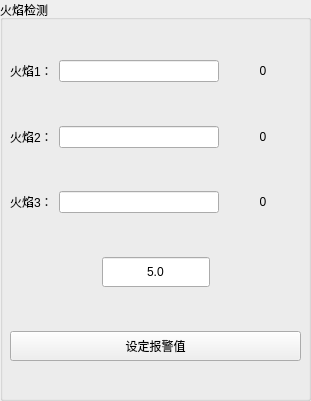
     <widget class="QGroupBox" name="groupBox_22">
      <property name="geometry">
       <rect>
        <x>550</x>
        <y>10</y>
        <width>311</width>
        <height>401</height>
       </rect>
      </property>
      <property name="title">
       <string>火焰检测</string>
      </property>
      <widget class="QWidget" name="layoutWidget_25">
       <property name="geometry">
        <rect>
         <x>10</x>
         <y>30</y>
         <width>291</width>
         <height>361</height>
        </rect>
       </property>
       <layout class="QVBoxLayout" name="verticalLayout_46">
        <item>
         <spacer name="verticalSpacer_24">
          <property name="orientation">
           <enum>Qt::Vertical</enum>
          </property>
          <property name="sizeHint" stdset="0">
           <size>
            <width>20</width>
            <height>40</height>
           </size>
          </property>
         </spacer>
        </item>
        <item>
         <layout class="QVBoxLayout" name="verticalLayout_47">
          <item>
           <layout class="QHBoxLayout" name="horizontalLayout_78">
            <item>
             <widget class="QLabel" name="label_59">
              <property name="sizePolicy">
               <sizepolicy hsizetype="Minimum" vsizetype="Expanding">
                <horstretch>0</horstretch>
                <verstretch>0</verstretch>
               </sizepolicy>
              </property>
              <property name="text">
               <string>火焰1：</string>
              </property>
              <property name="alignment">
               <set>Qt::AlignLeading|Qt::AlignLeft|Qt::AlignVCenter</set>
              </property>
             </widget>
            </item>
            <item>
             <layout class="QHBoxLayout" name="horizontalLayout_42">
              <item>
               <widget class="QProgressBar" name="progressBar_device2_fire1">
                <property name="sizePolicy">
                 <sizepolicy hsizetype="Minimum" vsizetype="Minimum">
                  <horstretch>0</horstretch>
                  <verstretch>0</verstretch>
                 </sizepolicy>
                </property>
                <property name="minimumSize">
                 <size>
                  <width>160</width>
                  <height>0</height>
                 </size>
                </property>
                <property name="styleSheet">
                 <string notr="true">QProgressBar::chunk{background:green}</string>
                </property>
                <property name="value">
                 <number>0</number>
                </property>
                <property name="textVisible">
                 <bool>false</bool>
                </property>
                <property name="textDirection">
                 <enum>QProgressBar::TopToBottom</enum>
                </property>
                <property name="format">
                 <string>%p%</string>
                </property>
               </widget>
              </item>
              <item>
               <widget class="QLabel" name="label_device2_fire1">
                <property name="sizePolicy">
                 <sizepolicy hsizetype="Expanding" vsizetype="Minimum">
                  <horstretch>0</horstretch>
                  <verstretch>0</verstretch>
                 </sizepolicy>
                </property>
                <property name="minimumSize">
                 <size>
                  <width>10</width>
                  <height>0</height>
                 </size>
                </property>
                <property name="text">
                 <string>0</string>
                </property>
                <property name="alignment">
                 <set>Qt::AlignCenter</set>
                </property>
               </widget>
              </item>
             </layout>
            </item>
           </layout>
          </item>
          <item>
           <spacer name="verticalSpacer_25">
            <property name="orientation">
             <enum>Qt::Vertical</enum>
            </property>
            <property name="sizeHint" stdset="0">
             <size>
              <width>20</width>
              <height>40</height>
             </size>
            </property>
           </spacer>
          </item>
          <item>
           <layout class="QHBoxLayout" name="horizontalLayout_79">
            <item>
             <widget class="QLabel" name="label_60">
              <property name="sizePolicy">
               <sizepolicy hsizetype="Minimum" vsizetype="Expanding">
                <horstretch>0</horstretch>
                <verstretch>0</verstretch>
               </sizepolicy>
              </property>
              <property name="text">
               <string>火焰2：</string>
              </property>
              <property name="alignment">
               <set>Qt::AlignLeading|Qt::AlignLeft|Qt::AlignVCenter</set>
              </property>
             </widget>
            </item>
            <item>
             <layout class="QHBoxLayout" name="horizontalLayout_43">
              <item>
               <widget class="QProgressBar" name="progressBar_device2_fire2">
                <property name="sizePolicy">
                 <sizepolicy hsizetype="Minimum" vsizetype="Minimum">
                  <horstretch>0</horstretch>
                  <verstretch>0</verstretch>
                 </sizepolicy>
                </property>
                <property name="minimumSize">
                 <size>
                  <width>160</width>
                  <height>0</height>
                 </size>
                </property>
                <property name="styleSheet">
                 <string notr="true">QProgressBar::chunk{background:green}</string>
                </property>
                <property name="value">
                 <number>0</number>
                </property>
                <property name="textVisible">
                 <bool>false</bool>
                </property>
                <property name="textDirection">
                 <enum>QProgressBar::TopToBottom</enum>
                </property>
                <property name="format">
                 <string>%p%</string>
                </property>
               </widget>
              </item>
              <item>
               <widget class="QLabel" name="label_device2_fire2">
                <property name="sizePolicy">
                 <sizepolicy hsizetype="Expanding" vsizetype="Minimum">
                  <horstretch>0</horstretch>
                  <verstretch>0</verstretch>
                 </sizepolicy>
                </property>
                <property name="minimumSize">
                 <size>
                  <width>10</width>
                  <height>0</height>
                 </size>
                </property>
                <property name="text">
                 <string>0</string>
                </property>
                <property name="alignment">
                 <set>Qt::AlignCenter</set>
                </property>
               </widget>
              </item>
             </layout>
            </item>
           </layout>
          </item>
          <item>
           <spacer name="verticalSpacer_26">
            <property name="orientation">
             <enum>Qt::Vertical</enum>
            </property>
            <property name="sizeHint" stdset="0">
             <size>
              <width>20</width>
              <height>40</height>
             </size>
            </property>
           </spacer>
          </item>
          <item>
           <layout class="QHBoxLayout" name="horizontalLayout_80">
            <item>
             <widget class="QLabel" name="label_65">
              <property name="sizePolicy">
               <sizepolicy hsizetype="Minimum" vsizetype="Minimum">
                <horstretch>0</horstretch>
                <verstretch>0</verstretch>
               </sizepolicy>
              </property>
              <property name="text">
               <string>火焰3：</string>
              </property>
              <property name="alignment">
               <set>Qt::AlignLeading|Qt::AlignLeft|Qt::AlignVCenter</set>
              </property>
             </widget>
            </item>
            <item>
             <layout class="QHBoxLayout" name="horizontalLayout_44">
              <item>
               <widget class="QProgressBar" name="progressBar_device2_fire3">
                <property name="sizePolicy">
                 <sizepolicy hsizetype="Minimum" vsizetype="Minimum">
                  <horstretch>0</horstretch>
                  <verstretch>0</verstretch>
                 </sizepolicy>
                </property>
                <property name="minimumSize">
                 <size>
                  <width>160</width>
                  <height>0</height>
                 </size>
                </property>
                <property name="styleSheet">
                 <string notr="true">QProgressBar::chunk{background:green}</string>
                </property>
                <property name="value">
                 <number>0</number>
                </property>
                <property name="textVisible">
                 <bool>false</bool>
                </property>
                <property name="textDirection">
                 <enum>QProgressBar::TopToBottom</enum>
                </property>
                <property name="format">
                 <string>%p%</string>
                </property>
               </widget>
              </item>
              <item>
               <widget class="QLabel" name="label_device2_fire3">
                <property name="sizePolicy">
                 <sizepolicy hsizetype="Expanding" vsizetype="Minimum">
                  <horstretch>0</horstretch>
                  <verstretch>0</verstretch>
                 </sizepolicy>
                </property>
                <property name="minimumSize">
                 <size>
                  <width>10</width>
                  <height>0</height>
                 </size>
                </property>
                <property name="text">
                 <string>0</string>
                </property>
                <property name="alignment">
                 <set>Qt::AlignCenter</set>
                </property>
               </widget>
              </item>
             </layout>
            </item>
           </layout>
          </item>
          <item>
           <spacer name="verticalSpacer_27">
            <property name="orientation">
             <enum>Qt::Vertical</enum>
            </property>
            <property name="sizeHint" stdset="0">
             <size>
              <width>20</width>
              <height>40</height>
             </size>
            </property>
           </spacer>
          </item>
          <item>
           <layout class="QHBoxLayout" name="horizontalLayout_25">
            <item>
             <spacer name="horizontalSpacer_23">
              <property name="orientation">
               <enum>Qt::Horizontal</enum>
              </property>
              <property name="sizeHint" stdset="0">
               <size>
                <width>40</width>
                <height>20</height>
               </size>
              </property>
             </spacer>
            </item>
            <item>
             <widget class="QLineEdit" name="lineEdit_device2_fire">
              <property name="sizePolicy">
               <sizepolicy hsizetype="Minimum" vsizetype="Minimum">
                <horstretch>0</horstretch>
                <verstretch>0</verstretch>
               </sizepolicy>
              </property>
              <property name="minimumSize">
               <size>
                <width>10</width>
                <height>30</height>
               </size>
              </property>
              <property name="text">
               <string>5.0</string>
              </property>
              <property name="alignment">
               <set>Qt::AlignCenter</set>
              </property>
             </widget>
            </item>
            <item>
             <spacer name="horizontalSpacer_24">
              <property name="orientation">
               <enum>Qt::Horizontal</enum>
              </property>
              <property name="sizeHint" stdset="0">
               <size>
                <width>40</width>
                <height>20</height>
               </size>
              </property>
             </spacer>
            </item>
           </layout>
          </item>
          <item>
           <spacer name="verticalSpacer_44">
            <property name="orientation">
             <enum>Qt::Vertical</enum>
            </property>
            <property name="sizeHint" stdset="0">
             <size>
              <width>20</width>
              <height>40</height>
             </size>
            </property>
           </spacer>
          </item>
          <item>
           <layout class="QHBoxLayout" name="horizontalLayout_81"/>
          </item>
         </layout>
        </item>
        <item>
         <widget class="QPushButton" name="pushButton_device2_fire">
          <property name="sizePolicy">
           <sizepolicy hsizetype="Minimum" vsizetype="Minimum">
            <horstretch>0</horstretch>
            <verstretch>0</verstretch>
           </sizepolicy>
          </property>
          <property name="minimumSize">
           <size>
            <width>0</width>
            <height>30</height>
           </size>
          </property>
          <property name="text">
           <string>设定报警值</string>
          </property>
         </widget>
        </item>
        <item>
         <spacer name="verticalSpacer_45">
          <property name="orientation">
           <enum>Qt::Vertical</enum>
          </property>
          <property name="sizeHint" stdset="0">
           <size>
            <width>20</width>
            <height>40</height>
           </size>
          </property>
         </spacer>
        </item>
        <item>
         <layout class="QHBoxLayout" name="horizontalLayout_82"/>
        </item>
       </layout>
      </widget>
     </widget>
